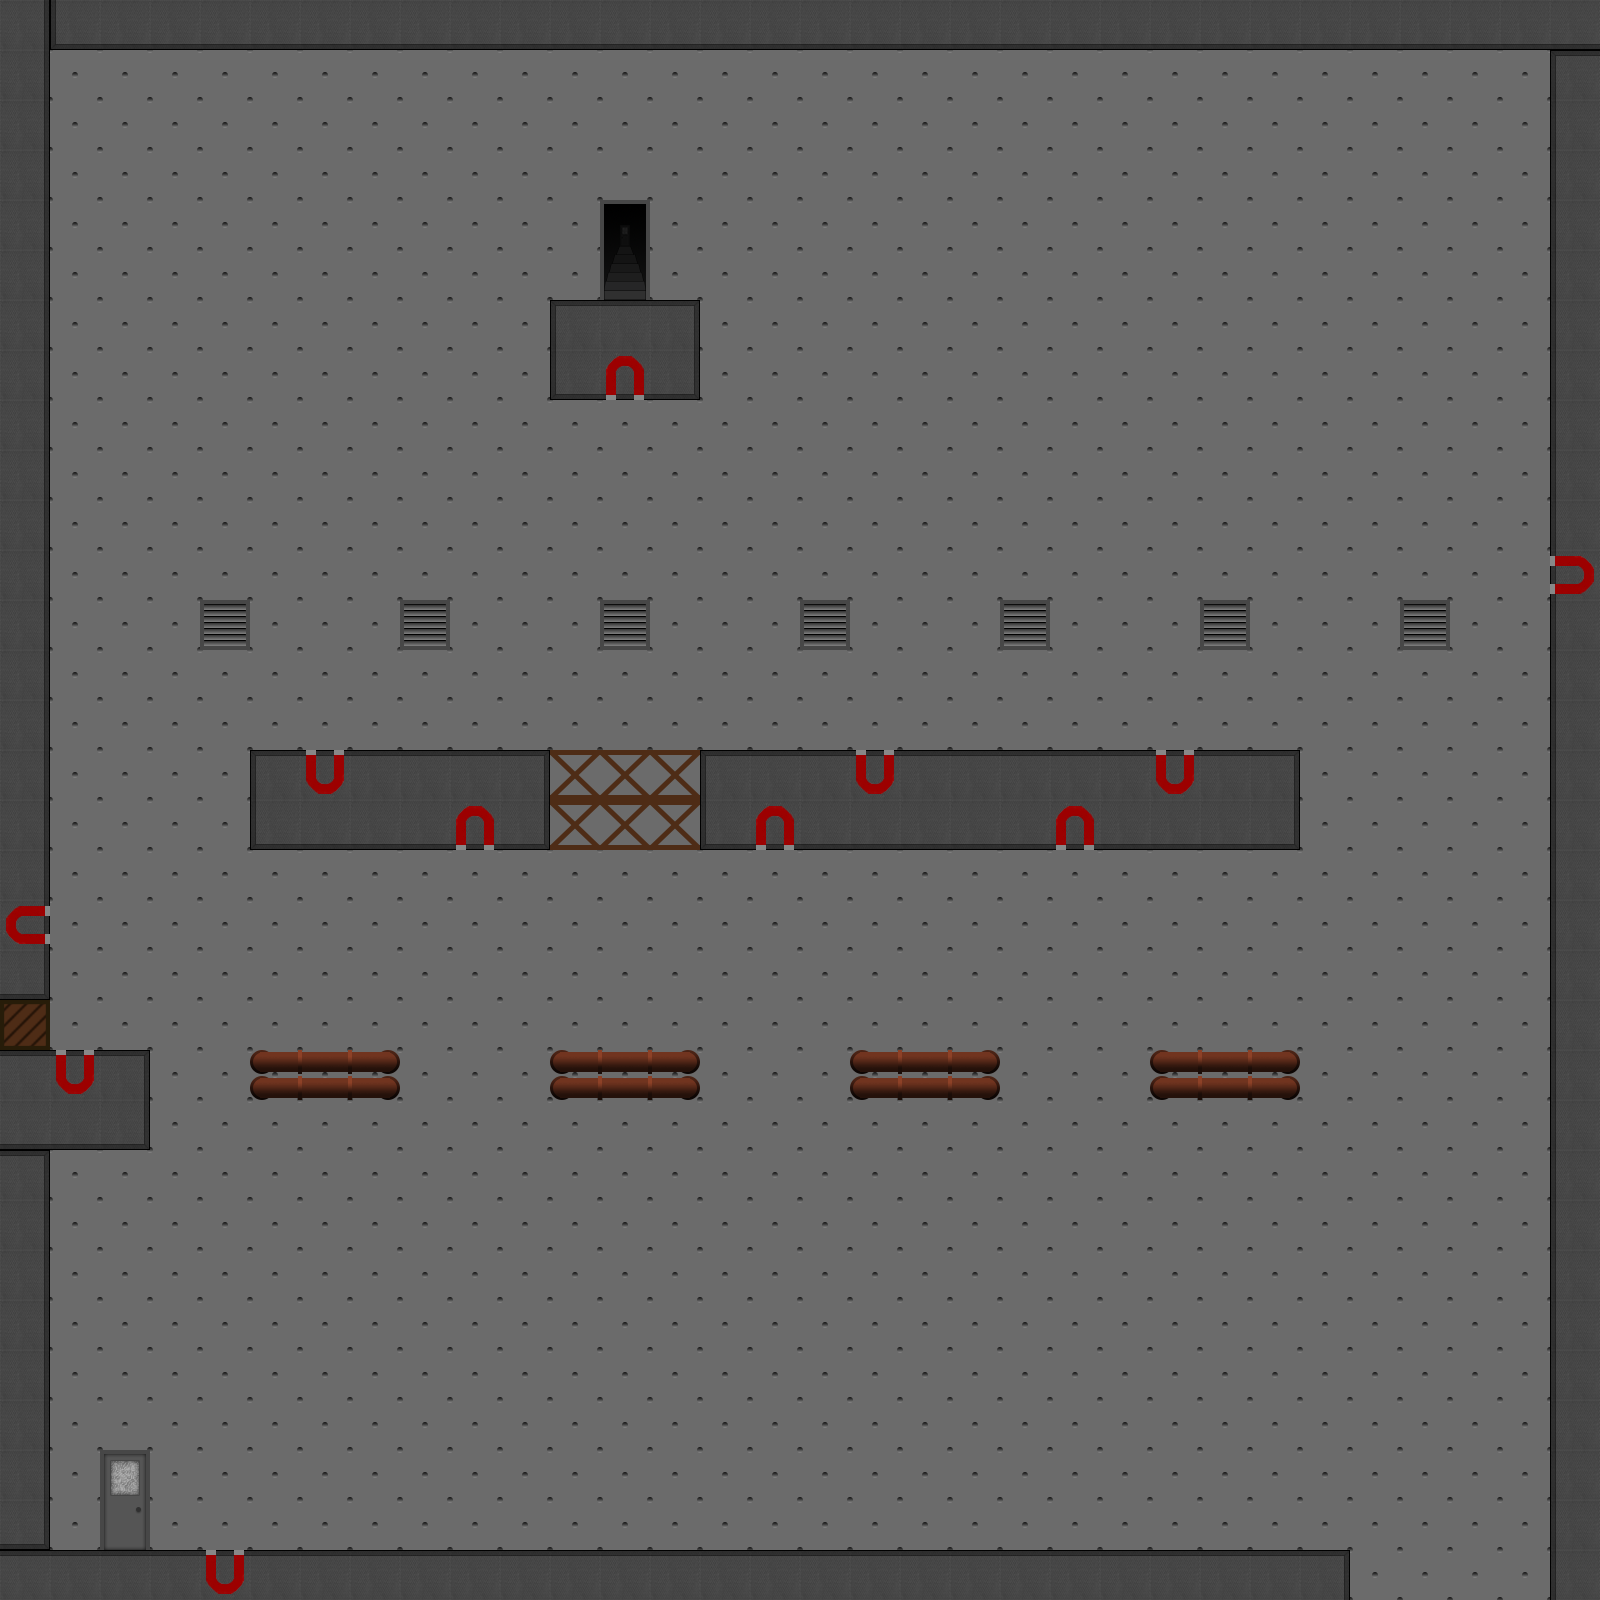

A level layout from a 2D game, rendered from its tile map. Below: a short description, then the map file with tile-grid data replaced by summaries:
An orthogonal 32x32 tile map with 50x50 px tiles, 1 tile layer (tileLayer) and 20 objects (10x silverGear, 7x crab, star, player, hedgehog).

<map version="1.0" orientation="orthogonal" renderorder="right-down" width="32" height="32" tilewidth="50" tileheight="50" nextobjectid="26">
 <tileset firstgid="1" name="golden_gear_tileset" tilewidth="50" tileheight="50" tilecount="200" columns="20">
  <image source="../../finalProject/finalProject/golden_gear_spritesheet.png" width="1000" height="500" />
 </tileset>
 <layer name="tileLayer" width="32" height="32">
  <data>[1024 cells, 1024 non-empty, 23 distinct tile ids]</data>
 </layer>
 <objectgroup name="objectLayer">
  <object id="1" name="crab" type="crab" gid="29" x="450" y="1550" width="50" height="50" />
  <object id="2" name="crab" type="crab" gid="29" x="750" y="1550" width="50" height="50" />
  <object id="3" name="crab" type="crab" gid="29" x="1050" y="1550" width="50" height="50" />
  <object id="4" name="crab" type="crab" gid="29" x="1250" y="1550" width="50" height="50" />
  <object id="5" name="crab" type="crab" gid="29" x="900" y="1550" width="50" height="50" />
  <object id="6" name="crab" type="crab" gid="29" x="600" y="1550" width="50" height="50" />
  <object id="7" name="crab" type="crab" gid="29" x="350" y="1550" width="50" height="50" />
  <object id="8" name="star" type="star" gid="30" x="1100" y="550" width="50" height="50" />
  <object id="10" name="silverGear" type="silverGear" gid="26" x="900" y="1000" width="50" height="50" />
  <object id="11" name="silverGear" type="silverGear" gid="26" x="1200" y="1000" width="50" height="50" />
  <object id="12" name="silverGear" type="silverGear" gid="26" x="600" y="1000" width="50" height="50" />
  <object id="13" name="silverGear" type="silverGear" gid="26" x="300" y="1000" width="50" height="50" />
  <object id="14" name="silverGear" type="silverGear" gid="26" x="450" y="1500" width="50" height="50" />
  <object id="15" name="silverGear" type="silverGear" gid="26" x="750" y="1500" width="50" height="50" />
  <object id="16" name="silverGear" type="silverGear" gid="26" x="1050" y="1500" width="50" height="50" />
  <object id="17" name="silverGear" type="silverGear" gid="26" x="1400" y="600" width="50" height="50" />
  <object id="18" name="silverGear" type="silverGear" gid="26" x="600" y="700" width="50" height="50" />
  <object id="19" name="silverGear" type="silverGear" gid="26" x="1100" y="700" width="50" height="50" />
  <object id="22" name="player" type="player" gid="61" x="100" y="1550" width="50" height="50" />
  <object id="25" name="hedgehog" type="hedgehog" gid="31" x="600" y="1050" width="50" height="50" />
 </objectgroup>
</map>
